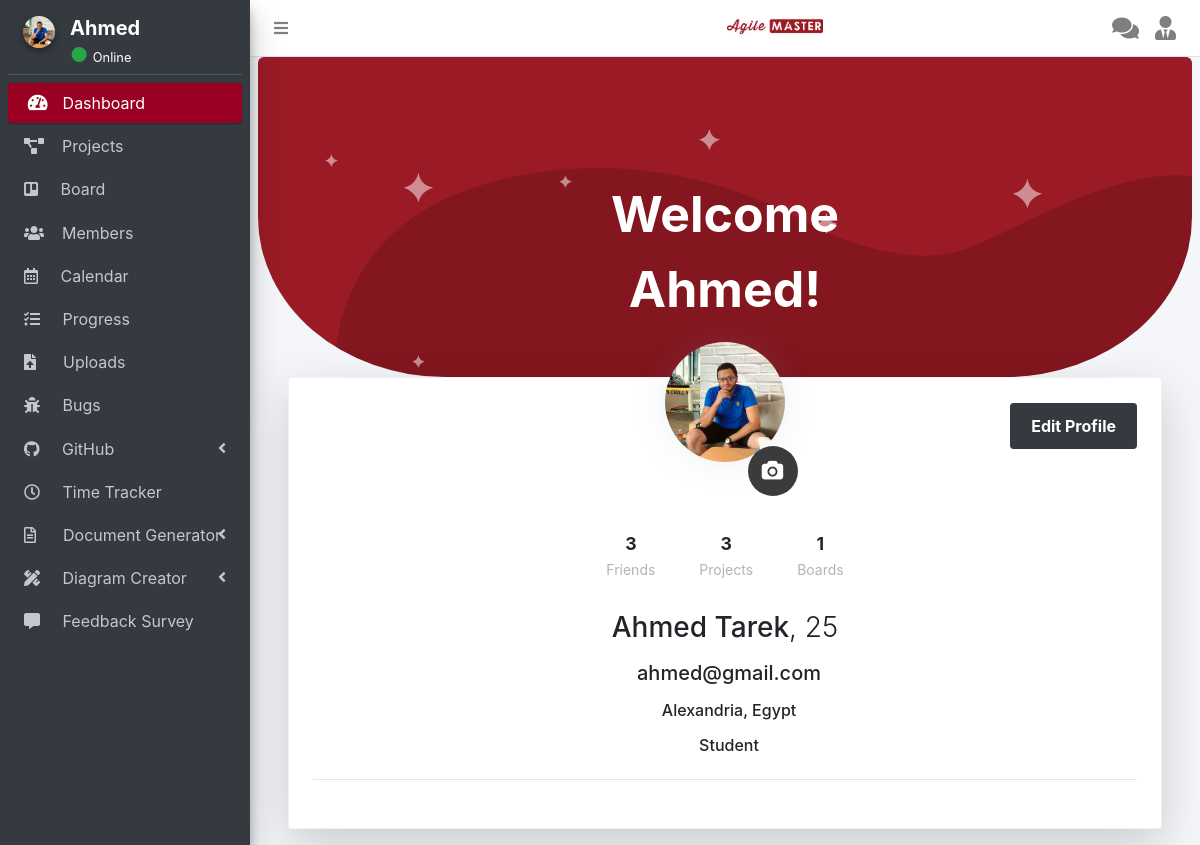
Screenshot of /user/profile.php (signed in) with the database file from the repository.
### tables this page shows
CREATE TABLE `users` (
  `user_id` int(11) NOT NULL,
  `fname` varchar(255) NOT NULL,
  `lname` varchar(255) NOT NULL,
  `age` int(11) NOT NULL,
  `occupation` varchar(255) NOT NULL,
  `city` varchar(255) NOT NULL,
  `country` varchar(255) NOT NULL,
  `email` varchar(255) NOT NULL,
  `password` varchar(255) NOT NULL,
  `photo` varchar(255) NOT NULL,
  `unique_id` int(255) NOT NULL,
  `status` varchar(255) NOT NULL,
  `role` varchar(255) NOT NULL DEFAULT 'project member'
);

### helpers/module.php (called while the page is built, shortened)
<?php
function get_user($userId)
{
	global $conn;
	$result = mysqli_query($conn, "SELECT * FROM `users` WHERE `user_id` = '".$userId."'");
	return $result;
}
function getProjectByUser($userId)
{
	global $conn;
	$result = mysqli_query($conn, "SELECT * FROM `user_project` WHERE `user_id` = '".$userId."'");
	return $result;
}
function getFriends($userId)
{
	global $conn;
	$result = mysqli_query($conn, "SELECT * FROM `user_project` WHERE user_id = '".$userId."'");
	return $result;
}
function getBoardByProjectAdmins($userId)
{
	global $conn;
	$result = mysqli_query($conn, "SELECT * FROM `board` NATURAL JOIN `project` NATURAL JOIN `user_project` WHERE `user_id` = '$userId'");
	return $result;
}
?>

### user/profile.php (the view, shortened to what this page needs)
<?php
   include_once '../connection/dbconnection.php';
   include_once '../helpers/module.php';
?>
<!DOCTYPE html>
<html>
   <head>
      <?php include('../navigation/head.php');?>
   </head>
   <body class="hold-transition sidebar-mini layout-fixed">
      <div class="wrapper">
         <?php include('../navigation/topbar.php');?>
         <?php include('../navigation/user/user_sidebar.php');?>
         <div class="content-wrapper">
            <section class="content ">
                  <?php
                     $get_user = get_user($userId);
                     $uRow = mysqli_fetch_array($get_user);
                     ?>
                      <div class="bg-custom" >
                            <div class="bg-img" style="text-align: center;">
                                    Welcome <?php echo $uRow['fname']; ?>!
                            </div>
                        </div>
                <div class="container-fluid">
               <div class="container">
                      <div class="card card-profile shadow-lg rounded">
            <div class="row justify-content-center">
              <div class="col-lg-3 order-lg-2 shadow-lg p-0 mb-0 rounded">
                <div class="card-profile-image shadow-lg rounded">
                    <img src="<?php echo isset($uRow['photo']) ? '../upload/profile/'.$uRow['photo'] :'' ?>" id="cimg" class="image rounded-circle">
                     <div class="inner">
                         <label><i class="fa fa-camera" aria-hidden="true" style="color: white;"></i></label>
                    </div>
                </div>
              </div>
            </div>
            <div class="card-header text-center border-0 pt-8 pt-md-4 pb-0 pb-md-4">
              <div class="d-flex justify-content-between float-right">
                <a href="#" class="btn btn-sm btn-dark float-right" data-toggle="modal" data-target="#myLargeModalLabel">Edit Profile</a>
              </div>
            </div>
            <div class="card-body pt-0 pt-md-4">
              <div class="row">
                <div class="col">
                  <div class="card-profile-stats d-flex justify-content-center mt-md-1">
                    <div>
                      <span class="heading"><?php
                                 $friends = getFriends($userId);
                                 echo mysqli_num_rows($friends);
                                 ?></span>
                      <span class="description">Friends</span>
                    </div>
                    <div>
                      <span class="heading"><?php
                                 $projects = getProjectByUser($userId);
                                 echo mysqli_num_rows($projects);
                                 ?></span>
                      <span class="description">Projects</span>
                    </div>
                    <div>
                      <span class="heading"><?php
                                 $getBoardByProjectAdmins = getBoardByProjectAdmins($userId);
                                 $total_boards = mysqli_num_rows($getBoardByProjectAdmins);
                                 echo $total_boards;
                                 ?></span>
                      <span class="description">Boards</span>
                    </div>
                  </div>
                </div>
              </div>
              <div class="text-center">
                <h3>
                  <?php echo $uRow['fname']. ' '. $uRow['lname']; ?><span class="font-weight-light">, <?php echo $uRow['age']; ?></span>
                </h3>
                <div class="h5 mt-3 font-weight-300">
                    <i class="ni location_pin mr-2"></i><?php echo $uRow['email']; ?>
                </div>
                <div class="h6 mt-3 font-weight-300">
                  <i class="ni location_pin mr-2"></i><?php echo $uRow['city']; ?>, <?php echo $uRow['country']; ?>
                </div>
                <div class="h6 mt-3 font-weight-300">
                  <i class="ni business_briefcase-24 mr-2"></i><?php echo $uRow['occupation']; ?>
                </div>
                <hr class="my-4">
              </div>
            </div>
          </div>
          </div>
          </div>
            </section>
         </div>
      </div>
   </body>
</html>

### navigation/user/user_sidebar.php (shortened to what this page needs)
<aside class="main-sidebar sidebar-dark-primary elevation-4">
	<div class="sidebar">
		<div class="user-panel mt-3 d-flex">
            <div class="col-auto ">
                <a href="profile.php" class="avatar avatar-xl rounded-circle">
                    <?php
                        $get_user = get_user($userId);
                        $row = mysqli_fetch_array($get_user);
                        echo '<img src="../upload/profile/'.$row["photo"].'" id="sideimg" class="img-circle elevation-2" alt="User Image">';
                    ?>
                </a>
            </div>
            <div class="col right ml--1 mb-1">
                <h5 class="mb-0">
                    <a href="profile.php" class="text-white"><strong> <?php echo $row["fname"]; ?></strong></a>
                </h5>
                <?php
                        if($row["status"] == "Online"){
                            echo'
                                <span class="text-success text-lg">●</span>
                                <small class="text-white">Online</small>';
                        }else{
                            echo'
                                <span class="text-light text-lg">●</span>
                                <small class="text-white">Offline</small>';
                        }
                ?>
            </div>
		</div>
		<nav class="mt-2" >
			<ul class="nav nav-pills nav-sidebar flex-column" data-widget="treeview" role="menu" data-accordion="false">
				<li class="nav-item has-treeview">
					<a href="../user/dashboard.php" class="nav-link active">
						<i class="nav-icon fas fa-tachometer-alt"></i>
						<p>
							&nbsp;Dashboard
						</p>
					</a>
				</li>
				<li class="nav-item">
					<a href="../user/project.php" class="nav-link">
						<i class="fas fa-project-diagram"></i>
						<p>
							&nbsp;&nbsp;&nbsp;Projects
						</p>
					</a>
				</li>
				<li class="nav-item">
					<a href="../user/board.php" class="nav-link">
						<i class="fab fa-trello"></i>
						<p>
							&nbsp;&nbsp;&nbsp;&nbsp;Board
						</p>
					</a>
				</li>
				<li class="nav-item">
					<a href="members.php" class="nav-link">
						<i class="fas fa-users"></i>
						<p>
							&nbsp;&nbsp;&nbsp;Members
						</p>
					</a>
				</li>
				<li class="nav-item">
					<a href="../calendar/index.php" class="nav-link">
						<i class="far fa-calendar-alt"></i>
						<p>
							&nbsp;&nbsp;&nbsp;&nbsp;Calendar
						</p>
					</a>
				</li>
				<li class="nav-item">
					<a href="progress.php" class="nav-link">
						<i class="fas fa-tasks"></i>
						<p>
							&nbsp;&nbsp;&nbsp;&nbsp;Progress
						</p>
					</a>
				</li>
				<li class="nav-item">
					<a href="../user/upload_files.php" class="nav-link">
						<i class="fas fa-file-upload"></i>
						<p>
							&nbsp;&nbsp;&nbsp;&nbsp;&nbsp;Uploads
						</p>
					</a>
				</li>
				<li class="nav-item">
					<a href="../user/bug_report.php" class="nav-link">
						<i class="fas fa-bug"></i>
						<p>
							&nbsp;&nbsp;&nbsp;&nbsp;Bugs
						</p>
					</a>
				</li>
				<li class="nav-item has-treeview">
					<a href="#" class="nav-link">
						<i class="fab fa-github"></i>
						<p>
							&nbsp;&nbsp;&nbsp;&nbsp;GitHub
							<i class="fas fa-angle-left right"></i>
						</p>
					</a>
				</li>
				<li class="nav-item">
					<a href="../timetracker/timetracker.php" class="nav-link">
						<i class="far fa-clock"></i>
						<p>
							&nbsp;&nbsp;&nbsp;&nbsp;Time Tracker
						</p>
					</a>
				</li>
				<li class="nav-item has-treeview">
					<a href="#" class="nav-link">
						<i class="far fa-file-alt"></i>
						<p>
							&nbsp;&nbsp;&nbsp;&nbsp;&nbsp;Document Generator
							<i class="right fas fa-angle-left"></i>
						</p>
					</a>
				</li>
				<li class="nav-item has-treeview">
					<a href="#" class="nav-link">
						<i class="fas fa-pencil-ruler"></i>
						<p>
							&nbsp;&nbsp;&nbsp;&nbsp;Diagram Creator
							<i class="right fas fa-angle-left"></i>
						</p>
					</a>
				</li>
				<li class="nav-item">
					<a href="feedback.php" class="nav-link">
						<i class="fas fa-comment-alt"></i>
						<p>
							&nbsp;&nbsp;&nbsp;&nbsp;Feedback Survey
						</p>
					</a>
				</li>
				<br ><br ><br >
			</ul>
		</nav>
    </div>
</aside>

### dependencies/css/style.css (style rules this page uses)
body { font-family: "Open Sans", sans-serif; color: #444444; }
a { text-decoration: none; color: #990021; }
.card-header { width: 100%; padding: 10px 10px 0px 10px; box-sizing: border-box; border-radius: 3px; display: block; font-weight: bold; }
ul { list-style: none; margin: 0; padding: 0px; }
section { padding: 60px 0; overflow: hidden; position: relative; }

### user/profile.php (style rules this page uses)
.bg-custom { background-image: url("../resources/images/profile_header.png"); background-color: #9a1b25; border-radius: .375rem; border-bottom-left-radius: 20% 50%; border-bottom-right-radius: 20% 50%; }
.bg-img { max-width: 35%; min-height: 320px; max-height: auto; margin-left:auto; margin-right:auto; text-align: center; background-position: center; background-repeat: no-repeat; background-size: cover; color: white; padding: 120px 0px 0px 0px; font-size: 50px; font-weight: bold; }
.card { position: relative; display: flex; flex-direction: column; min-width: 0; word-wrap: break-word; border: 1px solid rgba(0, 0, 0, .05); border-radius: .375rem; background-color: #fff; background-clip: border-box; }
.card-body { padding: 1.5rem; flex: 1 1 auto; }
.card-header { margin-bottom: 0; padding: 1.25rem 1.5rem; border-bottom: 1px solid rgba(0, 0, 0, .05); background-color: #fff; }
.shadow, .card-profile-image img { box-shadow: 0 0 2rem 0 rgba(136, 152, 170, .15) !important; }
.card-profile-image { position: relative; z-index: 1; }
.card-profile-image img { position: absolute; left: 50%; max-width: 180px; transition: all .15s ease; transform: translate(-50%, -30%); border-radius: .375rem; }
.card-profile-stats { padding: 1rem 0; }
.card-profile-stats>div { margin-right: 1rem; padding: .875rem; text-align: center; }
.card-profile-stats>div:last-child { margin-right: 0; }
.card-profile-stats>div .heading { font-size: 1.1rem; font-weight: bold; display: block; }
.card-profile-stats>div .description { font-size: .875rem; color: #adb5bd; }
.btn { font-size: 1rem; font-weight: bold; line-height: 1.5; display: inline-block; padding: .625rem 1.25rem; }
.inner { background-color: #3b3b3b; width: 50px; height: 50px; border-radius: 100%; position: absolute; bottom: 0; right: 0; top: 100%; left: 60%; margin-top: 30%; }
.inputfile + label { font-size: 1.25rem; text-overflow: ellipsis; white-space: nowrap; display: inline-block; overflow: hidden; width: 50px; height: 50px; pointer-events: none; cursor: pointer; line-height: 50px; text-align: center; }
img#cimg { height: 15vh; width: 15vh; object-fit: cover; border-radius: 100% 100%; }

### navigation/user/user_sidebar.php (style rules this page uses)
#sideimg { height: 4vh; width: 4vh; object-fit: cover; border-radius: 100% 100%; }
.right { margin-left: -15px; }

### rows the page displays
users: photo (picture), fname "Ahmed", lname "Tarek", age "25", email "ahmed@gmail.com", city "Alexandria", country "Egypt", occupation "Student"

### other values shown
mysqli_num_rows($friends) "3"
mysqli_num_rows($projects) "3"
$total_boards "1"
